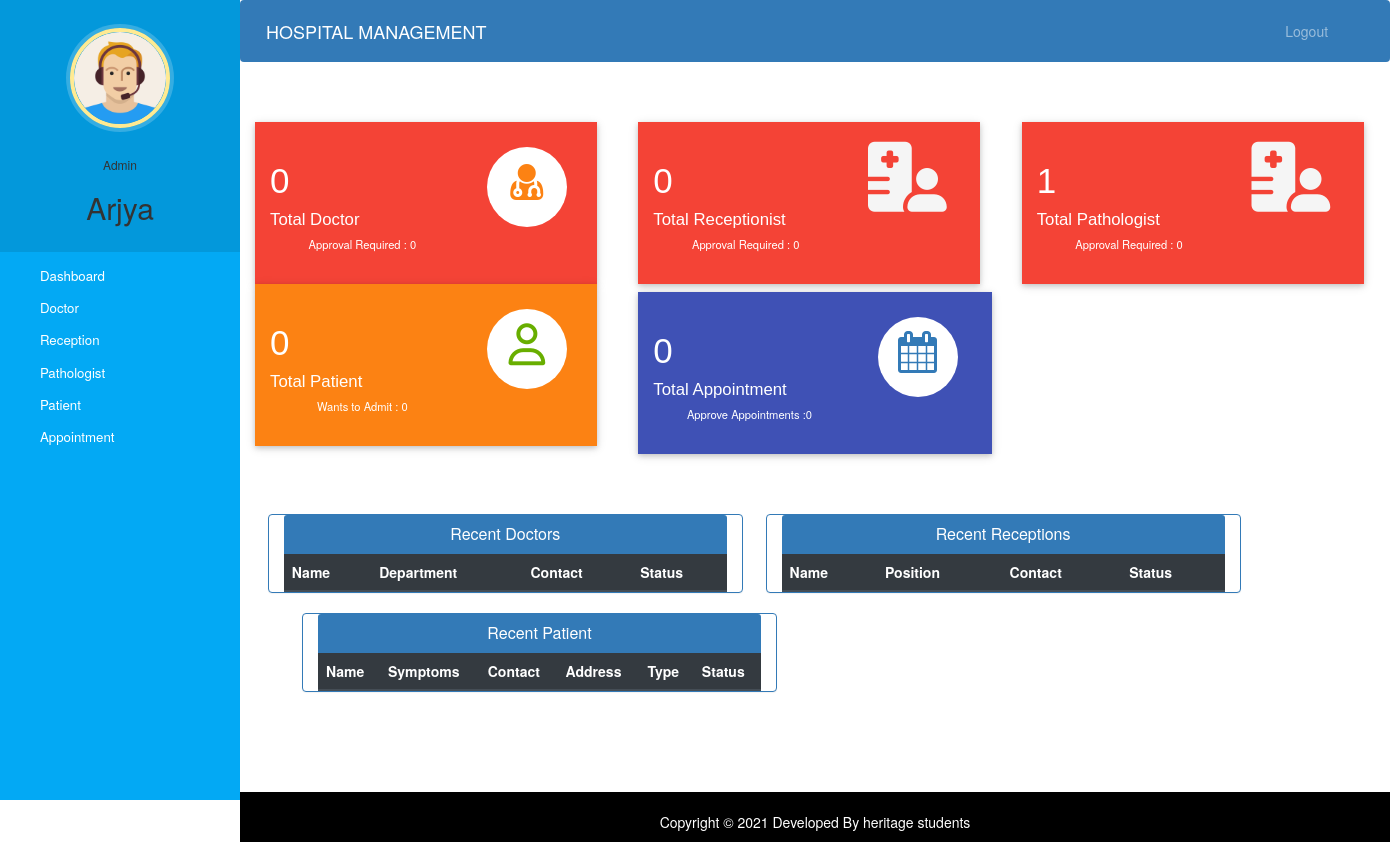
Before: /admin-dashboard (signed in) with the older database file.
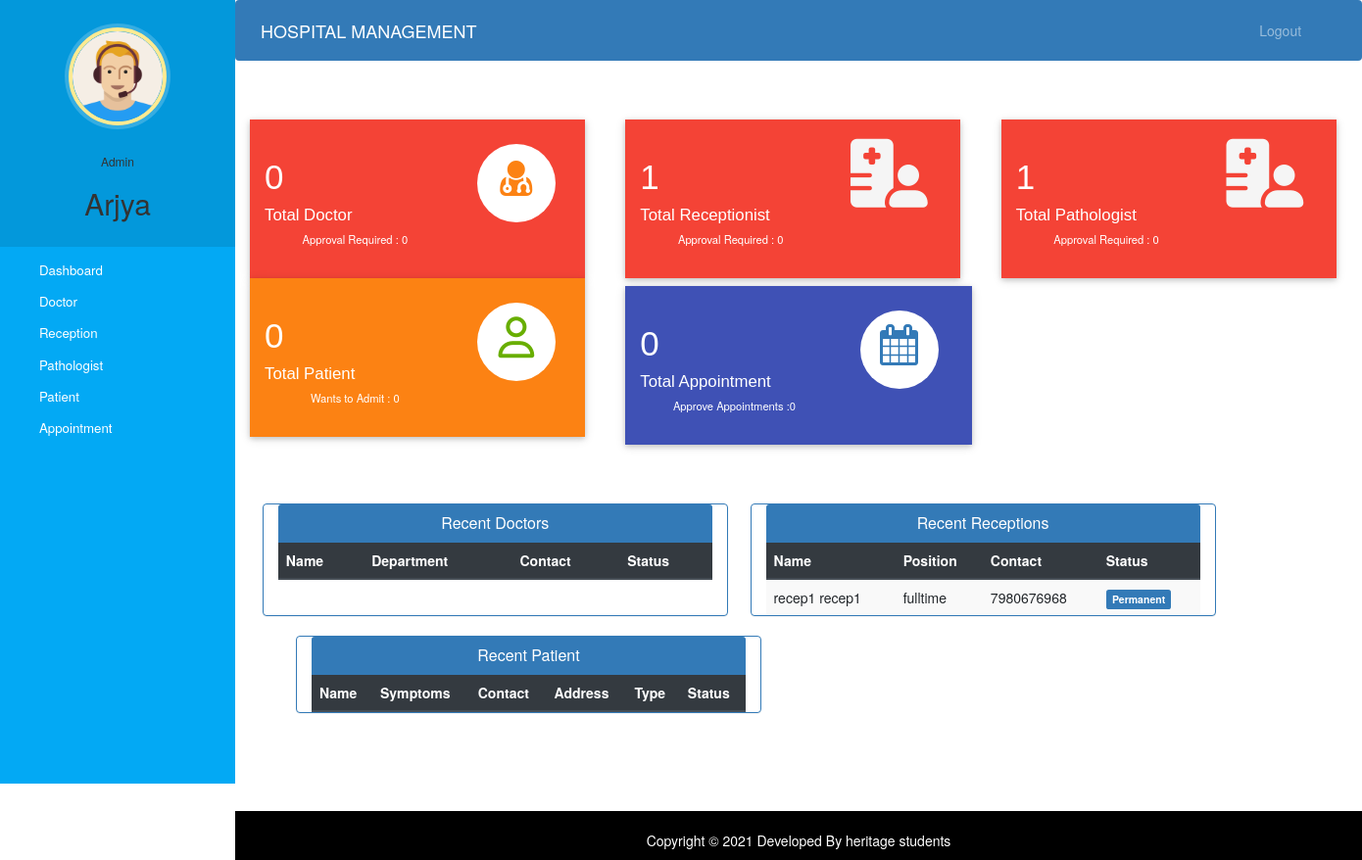
After: the same page with the newer database file.
### hospital/models.py (models this page shows, shortened)
class Reception(models.Model):
    user=models.OneToOneField(User,on_delete=models.CASCADE)
    profile_pic=models.ImageField(upload_to='profile_pic/ReceptionProfilePic/',null=True,blank=True)
    address=models.CharField(max_length=40)
    mobile=models.CharField(max_length=20,null=True)
    position= models.CharField(max_length=50,choices=positions,default='fulltime')
    status=models.BooleanField(default=False)
    @property
    def get_name(self):
        return self.user.first_name+" "+self.user.last_name

### hospital/views.py (the view)
# urls.py: path('admin-dashboard', views.admin_dashboard_view,name='admin-dashboard'),
@login_required(login_url='adminlogin')
@user_passes_test(is_admin)
def admin_dashboard_view(request):
    doctors=models.Doctor.objects.all().order_by('-id')
    receptions=models.Reception.objects.all().order_by('-id')
    patients=models.Patient.objects.all().order_by('-id')
    pathologists=models.Pathologist.objects.all().order_by('-id')
    doctorcount=models.Doctor.objects.all().filter(status=True).count()
    pendingdoctorcount=models.Doctor.objects.all().filter(status=False).count()
    receptioncount=models.Reception.objects.all().filter(status=True).count()
    pendingreceptioncount=models.Reception.objects.all().filter(status=False).count()
    patientcount=models.Patient.objects.all().filter(status=True).count()
    pendingpatientcount=models.Patient.objects.all().filter(status=False).count()
    appointmentcount=models.Appointment.objects.all().filter(status=True).count()
    pendingappointmentcount=models.Appointment.objects.all().filter(status=False).count()
    pathologistcount=models.Pathologist.objects.all().filter(status=True).count()
    pendingpathologistcount=models.Pathologist.objects.all().filter(status=False).count()
    mydict={
    'doctors':doctors,
    'receptions':receptions,
    'patients':patients,
    'pathologists':pathologists,
    'doctorcount':doctorcount,
    'pendingdoctorcount':pendingdoctorcount,
    'receptioncount':receptioncount,
    'pathologistcount':pathologistcount,
    'pendingpathologistcount':pendingpathologistcount,
    'pendingreceptioncount':pendingreceptioncount,
    'patientcount':patientcount,
    'pendingpatientcount':pendingpatientcount,
    'appointmentcount':appointmentcount,
    'pendingappointmentcount':pendingappointmentcount,
    }
    return render(request,'hospital/admin_dashboard.html',context=mydict)

### hospital/views.py (called while the page is built)
def is_admin(user):
    return user.groups.filter(name='ADMIN').exists()

### templates/hospital/admin_dashboard.html (shortened to what this page needs)
{% extends 'hospital/admin_base.html' %}
{% load static %}
{% block content %}
{%include 'hospital/admin_dashboard_cards.html'%}
<br><br><br>
<div class="container">
  <div class="row">
    <div class="panel panel-primary col-md-5" style="margin-left:2%;">
      <div class="panel-heading" style="text-align:center;">
        <h6 class="panel-title">Recent Doctors</h6>
      </div>
      <table class="table table-hover table-striped" id="dev-table">
        <thead class="thead-dark">
          <tr>
            <th>Name</th>
            <th>Department</th>
            <th>Contact</th>
            <th>Status</th>
          </tr>
        </thead>
      </table>
    </div>
    <div class="panel panel-primary col-md-5" style="margin-left:2%;">
      <div class="panel-heading" style="text-align:center;">
        <h6 class="panel-title">Recent Receptions</h6>
      </div>
      <table class="table table-hover table-striped" id="dev-table">
        <thead class="thead-dark">
          <tr>
            <th>Name</th>
            <th>Position</th>
            <th>Contact</th>
            <th>Status</th>
          </tr>
        </thead>
        {% for r in receptions %}
        <tr>
          <td> {{r.get_name}}</td>
          <td>{{r.position}}</td>
          <td>{{r.mobile}}</td>
          {%if r.status%}
          <td> <span class="label label-primary">Permanent</span></td>
          {% else %}
          <td> <span class="label label-success">On Hold</span></td>
          {% endif %}
        </tr>
        {% endfor %}
      </table>
    </div>
    <div class="panel panel-primary col-md-5" style="margin-left:5%;">
      <div class="panel-heading" style="text-align:center;">
        <h6 class="panel-title">Recent Patient</h6>
      </div>
      <table class="table table-hover table-striped" id="dev-table">
        <thead class="thead-dark">
          <tr>
            <th>Name</th>
            <th>Symptoms</th>
            <th>Contact</th>
            <th>Address</th>
            <th>Type</th>
            <th>Status</th>
          </tr>
        </thead>
      </table>
    </div>
  </div>
</div>
{% endblock content %}

Changed rows visible on the page:
added Reception: get_name "recep1 recep1", position "fulltime", mobile "7980676968", status "Permanent"
Other visible differences:
{{ receptioncount }}: "0" → "1"
